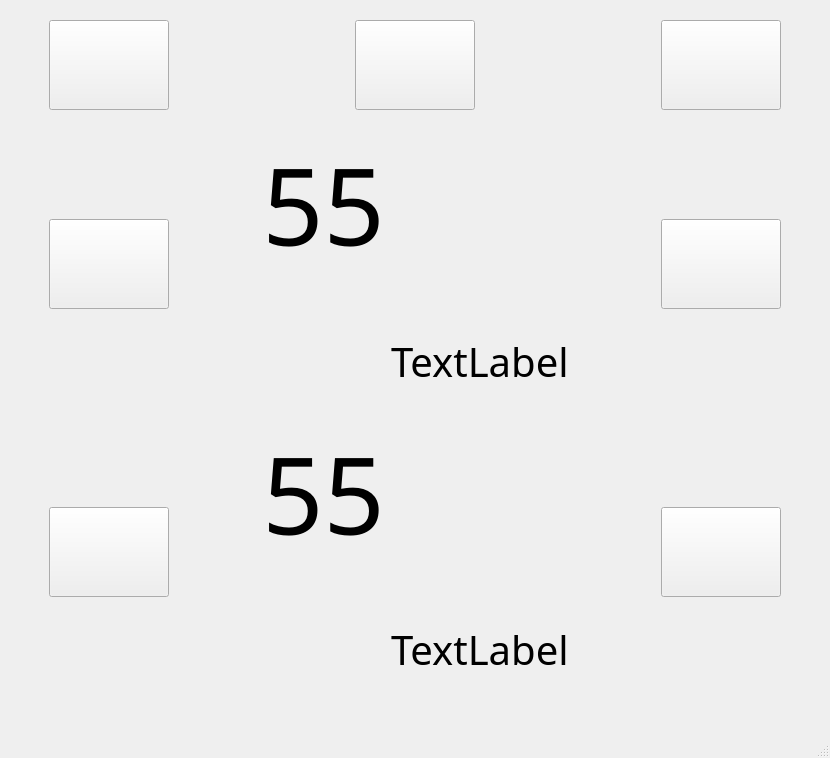
<?xml version="1.0" encoding="UTF-8"?>
<ui version="4.0">
 <class>MainWindow</class>
 <widget class="QMainWindow" name="MainWindow">
  <property name="geometry">
   <rect>
    <x>0</x>
    <y>0</y>
    <width>830</width>
    <height>758</height>
   </rect>
  </property>
  <property name="minimumSize">
   <size>
    <width>480</width>
    <height>320</height>
   </size>
  </property>
  <property name="maximumSize">
   <size>
    <width>4800</width>
    <height>3200</height>
   </size>
  </property>
  <property name="windowTitle">
   <string>MainWindow</string>
  </property>
  <widget class="QWidget" name="centralwidget">
   <layout class="QVBoxLayout" name="verticalLayout">
    <item>
     <spacer name="verticalSpacer">
      <property name="orientation">
       <enum>Qt::Vertical</enum>
      </property>
      <property name="sizeType">
       <enum>QSizePolicy::Minimum</enum>
      </property>
      <property name="sizeHint" stdset="0">
       <size>
        <width>20</width>
        <height>1</height>
       </size>
      </property>
     </spacer>
    </item>
    <item>
     <layout class="QHBoxLayout" name="horizontalLayout_5">
      <item>
       <spacer name="horizontalSpacer_5">
        <property name="orientation">
         <enum>Qt::Horizontal</enum>
        </property>
        <property name="sizeType">
         <enum>QSizePolicy::Fixed</enum>
        </property>
        <property name="sizeHint" stdset="0">
         <size>
          <width>40</width>
          <height>30</height>
         </size>
        </property>
       </spacer>
      </item>
      <item>
       <layout class="QVBoxLayout" name="verticalLayout_4">
        <item>
         <layout class="QHBoxLayout" name="horizontalLayout_2">
          <item>
           <widget class="QPushButton" name="button_menu">
            <property name="minimumSize">
             <size>
              <width>120</width>
              <height>90</height>
             </size>
            </property>
            <property name="maximumSize">
             <size>
              <width>85</width>
              <height>70</height>
             </size>
            </property>
            <property name="font">
             <font>
              <pointsize>16</pointsize>
             </font>
            </property>
            <property name="whatsThis">
             <string/>
            </property>
            <property name="accessibleName">
             <string/>
            </property>
            <property name="layoutDirection">
             <enum>Qt::LeftToRight</enum>
            </property>
            <property name="autoFillBackground">
             <bool>false</bool>
            </property>
            <property name="text">
             <string/>
            </property>
            <property name="iconSize">
             <size>
              <width>150</width>
              <height>150</height>
             </size>
            </property>
            <property name="autoRepeatInterval">
             <number>100</number>
            </property>
            <property name="autoDefault">
             <bool>false</bool>
            </property>
            <property name="default">
             <bool>false</bool>
            </property>
            <property name="flat">
             <bool>false</bool>
            </property>
           </widget>
          </item>
          <item>
           <spacer name="horizontalSpacer">
            <property name="orientation">
             <enum>Qt::Horizontal</enum>
            </property>
            <property name="sizeHint" stdset="0">
             <size>
              <width>40</width>
              <height>20</height>
             </size>
            </property>
           </spacer>
          </item>
          <item>
           <widget class="QPushButton" name="button_view">
            <property name="minimumSize">
             <size>
              <width>120</width>
              <height>90</height>
             </size>
            </property>
            <property name="maximumSize">
             <size>
              <width>85</width>
              <height>70</height>
             </size>
            </property>
            <property name="font">
             <font>
              <pointsize>16</pointsize>
             </font>
            </property>
            <property name="whatsThis">
             <string/>
            </property>
            <property name="accessibleName">
             <string/>
            </property>
            <property name="layoutDirection">
             <enum>Qt::LeftToRight</enum>
            </property>
            <property name="autoFillBackground">
             <bool>false</bool>
            </property>
            <property name="text">
             <string/>
            </property>
            <property name="autoRepeatInterval">
             <number>100</number>
            </property>
            <property name="autoDefault">
             <bool>false</bool>
            </property>
            <property name="default">
             <bool>false</bool>
            </property>
            <property name="flat">
             <bool>false</bool>
            </property>
           </widget>
          </item>
          <item>
           <spacer name="horizontalSpacer_2">
            <property name="orientation">
             <enum>Qt::Horizontal</enum>
            </property>
            <property name="sizeHint" stdset="0">
             <size>
              <width>40</width>
              <height>20</height>
             </size>
            </property>
           </spacer>
          </item>
          <item>
           <widget class="QPushButton" name="button_start">
            <property name="minimumSize">
             <size>
              <width>120</width>
              <height>90</height>
             </size>
            </property>
            <property name="maximumSize">
             <size>
              <width>85</width>
              <height>70</height>
             </size>
            </property>
            <property name="font">
             <font>
              <pointsize>16</pointsize>
             </font>
            </property>
            <property name="whatsThis">
             <string/>
            </property>
            <property name="accessibleName">
             <string/>
            </property>
            <property name="layoutDirection">
             <enum>Qt::LeftToRight</enum>
            </property>
            <property name="autoFillBackground">
             <bool>false</bool>
            </property>
            <property name="text">
             <string/>
            </property>
            <property name="autoRepeatInterval">
             <number>100</number>
            </property>
            <property name="autoDefault">
             <bool>false</bool>
            </property>
            <property name="default">
             <bool>false</bool>
            </property>
            <property name="flat">
             <bool>false</bool>
            </property>
           </widget>
          </item>
         </layout>
        </item>
        <item>
         <spacer name="verticalSpacer_4">
          <property name="orientation">
           <enum>Qt::Vertical</enum>
          </property>
          <property name="sizeType">
           <enum>QSizePolicy::Minimum</enum>
          </property>
          <property name="sizeHint" stdset="0">
           <size>
            <width>20</width>
            <height>13</height>
           </size>
          </property>
         </spacer>
        </item>
        <item>
         <layout class="QHBoxLayout" name="horizontalLayout_3">
          <item>
           <widget class="QPushButton" name="button_minus">
            <property name="minimumSize">
             <size>
              <width>120</width>
              <height>90</height>
             </size>
            </property>
            <property name="maximumSize">
             <size>
              <width>85</width>
              <height>70</height>
             </size>
            </property>
            <property name="font">
             <font>
              <pointsize>26</pointsize>
             </font>
            </property>
            <property name="text">
             <string/>
            </property>
            <property name="autoRepeatInterval">
             <number>100</number>
            </property>
           </widget>
          </item>
          <item>
           <spacer name="horizontalSpacer_3">
            <property name="orientation">
             <enum>Qt::Horizontal</enum>
            </property>
            <property name="sizeHint" stdset="0">
             <size>
              <width>40</width>
              <height>20</height>
             </size>
            </property>
           </spacer>
          </item>
          <item>
           <layout class="QVBoxLayout" name="verticalLayout_2">
            <item>
             <spacer name="verticalSpacer_9">
              <property name="orientation">
               <enum>Qt::Vertical</enum>
              </property>
              <property name="sizeType">
               <enum>QSizePolicy::Fixed</enum>
              </property>
              <property name="sizeHint" stdset="0">
               <size>
                <width>20</width>
                <height>10</height>
               </size>
              </property>
             </spacer>
            </item>
            <item>
             <widget class="QLabel" name="value">
              <property name="minimumSize">
               <size>
                <width>0</width>
                <height>150</height>
               </size>
              </property>
              <property name="font">
               <font>
                <family>Siemens AD Sans</family>
                <pointsize>80</pointsize>
               </font>
              </property>
              <property name="text">
               <string>55</string>
              </property>
              <property name="alignment">
               <set>Qt::AlignCenter</set>
              </property>
             </widget>
            </item>
            <item>
             <spacer name="verticalSpacer_10">
              <property name="orientation">
               <enum>Qt::Vertical</enum>
              </property>
              <property name="sizeHint" stdset="0">
               <size>
                <width>20</width>
                <height>13</height>
               </size>
              </property>
             </spacer>
            </item>
           </layout>
          </item>
          <item>
           <widget class="QLabel" name="value_mini">
            <property name="font">
             <font>
              <family>Siemens AD Sans</family>
              <pointsize>30</pointsize>
             </font>
            </property>
            <property name="text">
             <string>TextLabel</string>
            </property>
            <property name="alignment">
             <set>Qt::AlignBottom|Qt::AlignLeading|Qt::AlignLeft</set>
            </property>
           </widget>
          </item>
          <item>
           <spacer name="horizontalSpacer_4">
            <property name="orientation">
             <enum>Qt::Horizontal</enum>
            </property>
            <property name="sizeHint" stdset="0">
             <size>
              <width>40</width>
              <height>20</height>
             </size>
            </property>
           </spacer>
          </item>
          <item>
           <widget class="QPushButton" name="button_plus">
            <property name="minimumSize">
             <size>
              <width>120</width>
              <height>90</height>
             </size>
            </property>
            <property name="maximumSize">
             <size>
              <width>85</width>
              <height>70</height>
             </size>
            </property>
            <property name="font">
             <font>
              <pointsize>26</pointsize>
             </font>
            </property>
            <property name="text">
             <string/>
            </property>
            <property name="autoRepeatInterval">
             <number>100</number>
            </property>
           </widget>
          </item>
         </layout>
        </item>
        <item>
         <spacer name="verticalSpacer_3">
          <property name="orientation">
           <enum>Qt::Vertical</enum>
          </property>
          <property name="sizeType">
           <enum>QSizePolicy::Minimum</enum>
          </property>
          <property name="sizeHint" stdset="0">
           <size>
            <width>20</width>
            <height>13</height>
           </size>
          </property>
         </spacer>
        </item>
        <item>
         <layout class="QHBoxLayout" name="horizontalLayout_4">
          <item>
           <widget class="QPushButton" name="button_left">
            <property name="minimumSize">
             <size>
              <width>120</width>
              <height>90</height>
             </size>
            </property>
            <property name="maximumSize">
             <size>
              <width>85</width>
              <height>70</height>
             </size>
            </property>
            <property name="font">
             <font>
              <pointsize>26</pointsize>
             </font>
            </property>
            <property name="text">
             <string/>
            </property>
            <property name="iconSize">
             <size>
              <width>150</width>
              <height>150</height>
             </size>
            </property>
            <property name="autoRepeatInterval">
             <number>100</number>
            </property>
           </widget>
          </item>
          <item>
           <spacer name="horizontalSpacer_7">
            <property name="orientation">
             <enum>Qt::Horizontal</enum>
            </property>
            <property name="sizeType">
             <enum>QSizePolicy::Expanding</enum>
            </property>
            <property name="sizeHint" stdset="0">
             <size>
              <width>40</width>
              <height>20</height>
             </size>
            </property>
           </spacer>
          </item>
          <item>
           <layout class="QVBoxLayout" name="verticalLayout_5">
            <item>
             <spacer name="verticalSpacer_11">
              <property name="orientation">
               <enum>Qt::Vertical</enum>
              </property>
              <property name="sizeType">
               <enum>QSizePolicy::Fixed</enum>
              </property>
              <property name="sizeHint" stdset="0">
               <size>
                <width>20</width>
                <height>10</height>
               </size>
              </property>
             </spacer>
            </item>
            <item>
             <widget class="QLabel" name="value_2">
              <property name="minimumSize">
               <size>
                <width>0</width>
                <height>150</height>
               </size>
              </property>
              <property name="font">
               <font>
                <family>Siemens AD Sans</family>
                <pointsize>80</pointsize>
               </font>
              </property>
              <property name="text">
               <string>55</string>
              </property>
              <property name="alignment">
               <set>Qt::AlignCenter</set>
              </property>
             </widget>
            </item>
            <item>
             <spacer name="verticalSpacer_12">
              <property name="orientation">
               <enum>Qt::Vertical</enum>
              </property>
              <property name="sizeHint" stdset="0">
               <size>
                <width>20</width>
                <height>13</height>
               </size>
              </property>
             </spacer>
            </item>
           </layout>
          </item>
          <item>
           <widget class="QLabel" name="value_mini_2">
            <property name="font">
             <font>
              <family>Siemens AD Sans</family>
              <pointsize>30</pointsize>
             </font>
            </property>
            <property name="text">
             <string>TextLabel</string>
            </property>
            <property name="alignment">
             <set>Qt::AlignBottom|Qt::AlignLeading|Qt::AlignLeft</set>
            </property>
           </widget>
          </item>
          <item>
           <spacer name="horizontalSpacer_8">
            <property name="orientation">
             <enum>Qt::Horizontal</enum>
            </property>
            <property name="sizeHint" stdset="0">
             <size>
              <width>40</width>
              <height>20</height>
             </size>
            </property>
           </spacer>
          </item>
          <item>
           <widget class="QPushButton" name="button_right">
            <property name="minimumSize">
             <size>
              <width>120</width>
              <height>90</height>
             </size>
            </property>
            <property name="maximumSize">
             <size>
              <width>85</width>
              <height>70</height>
             </size>
            </property>
            <property name="font">
             <font>
              <pointsize>26</pointsize>
             </font>
            </property>
            <property name="text">
             <string/>
            </property>
            <property name="iconSize">
             <size>
              <width>150</width>
              <height>150</height>
             </size>
            </property>
            <property name="autoRepeatInterval">
             <number>100</number>
            </property>
           </widget>
          </item>
         </layout>
        </item>
       </layout>
      </item>
      <item>
       <spacer name="horizontalSpacer_6">
        <property name="orientation">
         <enum>Qt::Horizontal</enum>
        </property>
        <property name="sizeType">
         <enum>QSizePolicy::Fixed</enum>
        </property>
        <property name="sizeHint" stdset="0">
         <size>
          <width>40</width>
          <height>30</height>
         </size>
        </property>
       </spacer>
      </item>
     </layout>
    </item>
    <item>
     <spacer name="verticalSpacer_2">
      <property name="orientation">
       <enum>Qt::Vertical</enum>
      </property>
      <property name="sizeType">
       <enum>QSizePolicy::Minimum</enum>
      </property>
      <property name="sizeHint" stdset="0">
       <size>
        <width>20</width>
        <height>50</height>
       </size>
      </property>
     </spacer>
    </item>
   </layout>
  </widget>
  <widget class="QMenuBar" name="menubar">
   <property name="geometry">
    <rect>
     <x>0</x>
     <y>0</y>
     <width>830</width>
     <height>26</height>
    </rect>
   </property>
  </widget>
  <widget class="QStatusBar" name="statusbar"/>
 </widget>
 <resources/>
 <connections/>
</ui>
